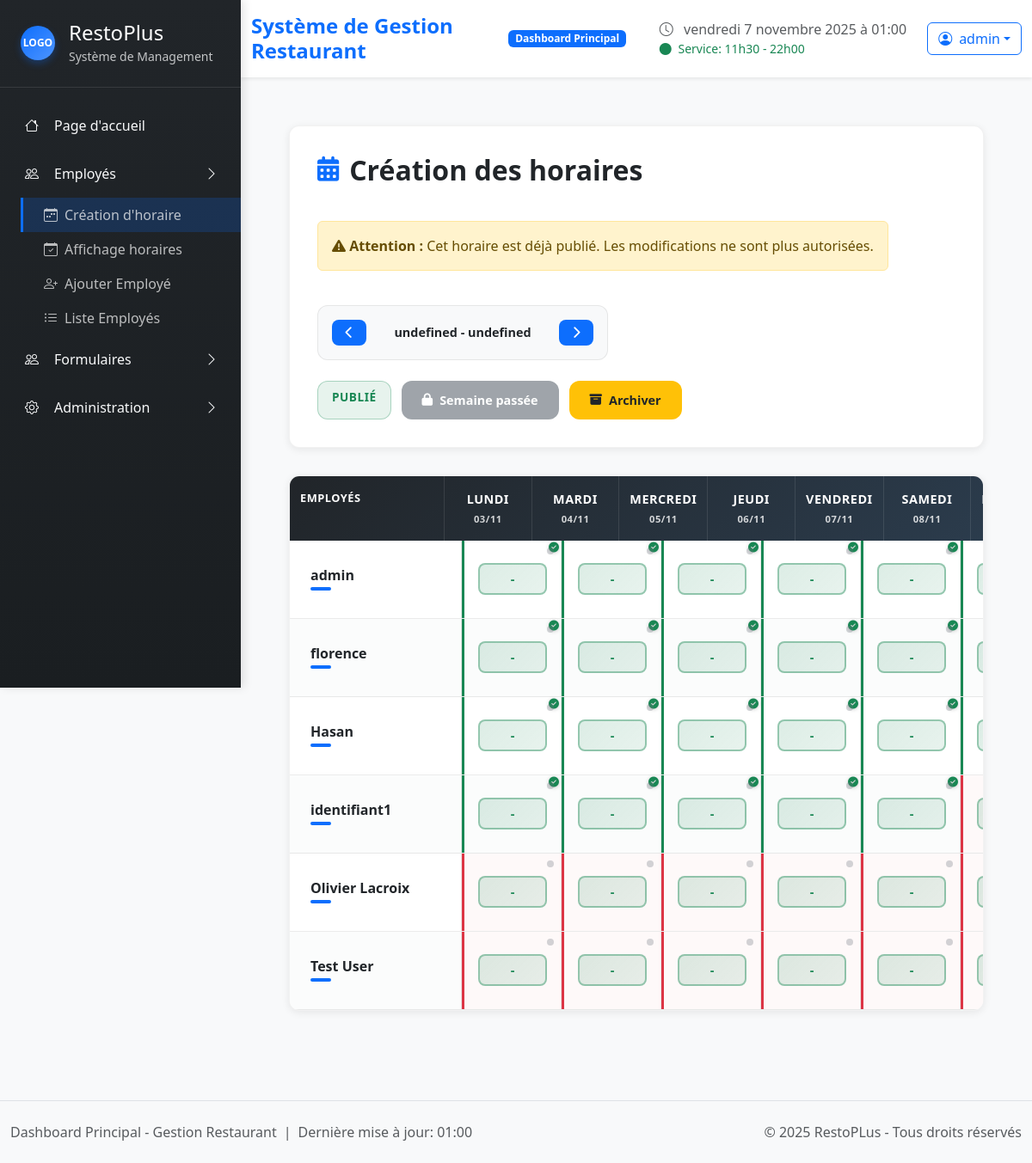
/create-schedule/ (signed in), run on the app's committed database.
### restoplus/models.py (models this page shows, shortened)
class User(AbstractUser):
    class AvailabilityStatus(models.TextChoices):
        NOT_FILLED = "not_filled", "Non remplie"
        PENDING    = "pending",    "En attente"
        FILLED     = "filled",     "Remplie"
    availability_status = models.CharField(
        max_length=20,
        choices=AvailabilityStatus.choices,
        default=AvailabilityStatus.NOT_FILLED,
        verbose_name="Statut des disponibilités"
        )
    first_name = models.CharField(max_length=150, blank=True, verbose_name="Prénom")
    last_name = models.CharField(max_length=150, blank=True, verbose_name="Nom de famille")
    poste = models.CharField(max_length=100, blank=True, verbose_name="Poste")
    mobile = models.CharField(max_length=20,blank=True,validators=[phone_validator], verbose_name="Téléphone")
    email = models.CharField(
        max_length=254,
        blank=True,
        verbose_name="Courriel",
        validators=[email_validator]
    )
    is_manager = models.BooleanField(default=False)
    role = models.ForeignKey(Role, on_delete=models.SET_NULL, null=True, blank=True)

### restoplus/views.py (the view)
# urls.py: path('create-schedule/', views.create_schedule, name='create_schedule'),
@login_required
def create_schedule(request):
    if not request.user.is_staff and not request.user.is_superuser:
        from django.shortcuts import redirect
        from django.contrib import messages
        messages.error(request, "Accès non autorisé. Seuls les administrateurs peuvent créer des horaires.")
        return redirect('view_schedule')
    week_offset = int(request.GET.get('week_offset', 0))
    employes = User.objects.all()
    today = datetime.now().date()
    monday = today - timedelta(days=today.weekday()) + timedelta(weeks=week_offset)
    can_edit_week = monday >= (today - timedelta(days=today.weekday()))
    week_days = []
    days_names = ['Lundi', 'Mardi', 'Mercredi', 'Jeudi', 'Vendredi', 'Samedi', 'Dimanche']
    days_keys = ['monday', 'tuesday', 'wednesday', 'thursday', 'friday', 'saturday', 'sunday']
    for i in range(7):
        day = monday + timedelta(days=i)
        week_days.append({
            'jour_name': days_names[i],
            'jour_key': days_keys[i],
            'date_short': day.strftime('%d/%m'),
            'date_str': day.strftime('%Y-%m-%d'),
            'date_formatted': day.strftime('%d %B %Y')
        })
    from .models import WorkShift
    week_start = monday
    week_end = monday + timedelta(days=6)
    published_shifts_count = WorkShift.objects.filter(
        date__range=[week_start, week_end],
        status=WorkShift.ShiftStatus.PUBLISHED
    ).count()
    is_published = published_shifts_count > 0
    existing_shifts = WorkShift.objects.filter(
        date__range=[week_start, week_end]
    ).select_related('employee').order_by('date', 'heure_debut')
    shifts_by_employee = {}
    for shift in existing_shifts:
        emp_id = shift.employee_id
        day_key = days_keys[shift.date.weekday()]  # 0=lundi, 1=mardi, etc.
        if emp_id not in shifts_by_employee:
            shifts_by_employee[emp_id] = {}
        shifts_by_employee[emp_id][day_key] = {
            'heure_debut': shift.heure_debut.strftime('%H:%M'),
            'heure_fin': shift.heure_fin.strftime('%H:%M'),
            'duree_effective': shift.duree_effective_formatted,
            'note': shift.note,
            'has_break': shift.has_break,
            'pause_duree': shift.pause_duree,
            'status': shift.status,
            'id': shift.id,
        }
    avail_qs = Availability.objects.all().select_related('employe')
    availabilities = [
        {
            'employe_id': a.employe_id,
            'day': a.day,                                    # 'monday'...'sunday'
            'heure_debut': a.heure_debut.strftime('%H:%M'),
            'heure_fin': a.heure_fin.strftime('%H:%M'),
            'remplie': a.remplie,
        }
        for a in avail_qs
    ]
    import locale
    try:
        locale.setlocale(locale.LC_TIME, 'fr_FR.UTF-8')
    except:
        try:
            locale.setlocale(locale.LC_TIME, 'fr_FR')
        except:
            pass
    week_start_formatted = week_start.strftime('%d %B %Y')
    week_end_formatted = week_end.strftime('%d %B %Y')
    context = {
        'employes': employes,
        'week_days': week_days,
        'week_days_json': json.dumps(week_days),
        'availabilities_json': availabilities,  # Pas de json.dumps() ici car json_script le fait automatiquement
        'shifts_by_employee': shifts_by_employee,
        'week_start_formatted': week_start_formatted,
        'week_end_formatted': week_end_formatted,
        'week_schedule': {
            'status': 'published' if is_published else 'draft',
            'can_be_edited': can_edit_week and not is_published,
            'is_published': is_published,
            'week_start': week_start_formatted,
            'week_end': week_end_formatted,
            'week_offset': week_offset,
        },
    }
    return render(request, 'restoplus/horaire_creation.html', context)

### restoplus/models.py (called while the page is built)
    @property
    def duree_totale_minutes(self):
        if not self.heure_debut or not self.heure_fin:
            return 0
        from datetime import datetime, timedelta
        debut = datetime.combine(self.date, self.heure_debut)
        fin = datetime.combine(self.date, self.heure_fin)
        if fin <= debut:
            fin += timedelta(days=1)
        return int((fin - debut).total_seconds() / 60)

    @property
    def duree_effective_minutes(self):
        duree_totale = self.duree_totale_minutes
        pause = self.pause_duree if self.has_break else 0
        return max(0, duree_totale - pause)

    @property
    def duree_effective_formatted(self):
        minutes = self.duree_effective_minutes
        heures = minutes // 60
        mins = minutes % 60
        return f"{heures}h{mins:02d}"

### restoplus/templates/restoplus/horaire_creation.html (shortened to what this page needs)
{% extends 'restoplus/base.html' %}
{% load static %}
{% block content %}
<section class="page-creation-horaire">
    <div class="horaire-container">
        <div class="horaire-header">
            <div class="header-content">
                <h1>
                    <i class="fas fa-calendar-alt"></i>
                    Création des horaires
                </h1>
                {% if week_schedule.is_published %}
                <div class="alert alert-warning mt-3 mb-3" role="alert">
                    <i class="fas fa-exclamation-triangle"></i>
                    <strong>Attention :</strong> Cet horaire est déjà publié. Les modifications ne sont plus autorisées.
                </div>
                {% endif %}
                <div class="header-actions">
                    <div class="week-selector">
                        <button class="btn-week" id="prev-week-btn" onclick="changeWeek(-1)"><i class="fas fa-chevron-left"></i></button>
                        <span class="current-week" id="current-week-display">
                        </span>
                        <button class="btn-week" id="next-week-btn" onclick="changeWeek(1)"><i class="fas fa-chevron-right"></i></button>
                    </div>
                    <div class="action-buttons">
                        <span class="week-status-badge {{ week_schedule.status }}">
                            {% if week_schedule.status == 'draft' %}
                                 Brouillon
                            {% elif week_schedule.status == 'published' %}
                                Publié
                            {% else %}
                                 Archivé
                            {% endif %}
                        </span>
                        {% if week_schedule.can_be_edited %}
                        <button type="button" class="btn btn-success" id="publishScheduleBtn" onclick="publishSchedule()">
                            <i class="fas fa-upload"></i>
                            Publier l'horaire
                        </button>
                        {% else %}
                        <button type="button" class="btn btn-secondary" disabled title="Cette semaine ne peut plus être modifiée">
                            <i class="fas fa-lock"></i>
                            Semaine passée
                        </button>
                        {% endif %}
                        {% if week_schedule.status == 'published' %}
                        <form method="post" action="" style="display: inline;">
                            <button type="submit" class="btn btn-warning">
                                <i class="fas fa-archive"></i>
                                Archiver
                            </button>
                        </form>
                        {% endif %}
                    </div>
                </div>
            </div>
        </div>
        <div class="schedule-grid-container">
            <div class="schedule-grid">
                <div class="grid-header">
                    <div class="employee-header">Employés</div>
                    {% for day in week_days %}
                    <div class="day-header">
                        <div class="day-name">{{ day.jour_name }}</div>
                        <div class="day-date">{{ day.date_short }}</div>
                    </div>
                    {% endfor %}
                </div>
                <div class="grid-body">
                    {% for employee in employes %}
                    <div class="employee-row" data-employee-id="{{ employee.id }}">
                        <div class="employee-info">
                            <div class="employee-name">{{ employee.get_full_name|default:employee.username }}</div>
                            <div class="employee-color" data-color="#007bff"></div>
                        </div>
                        {% for day in week_days %}
                            <div class="schedule-cell" data-employee-id="{{ employee.id }}" data-day="{{ day.jour_key }}" data-date="{{ day.date_str }}">
                            <div class="time-slot">
                                <span class="time-display">-</span>
                            </div>
                        </div>
                        {% endfor %}
                    </div>
                    {% endfor %}
                </div>
            </div>
        </div>
    </div>
    </div>
{% endblock content %}

### restoplus/templates/restoplus/partials/header.html (shortened to what this page needs)
{% load static %}
<header class="main-header bg-white shadow-sm sticky-top">
  <div class="container-fluid">
    <div class="row align-items-center py-3">
      <div class="col-md-6">
        <div class="d-flex align-items-center">
          <h1 class="h4 mb-0 text-primary fw-bold">
            Système de Gestion Restaurant
          </h1>
          <span
            class="badge bg-primary ms-3 animate__animated animate__pulse animate__infinite"
            >Dashboard Principal</span
          >
        </div>
      </div>
      <div class="col-md-6">
        <div class="d-flex justify-content-end align-items-center">
          <div class="me-4">
            <i class="bi bi-clock text-muted me-2"></i>
            <span class="text-muted" id="current-time"></span>
            <div class="small text-success">
              <i class="bi bi-circle-fill me-1"></i>
              Service: 11h30 - 22h00
            </div>
          </div>
          <div class="dropdown">
            <button
              class="btn btn-outline-primary dropdown-toggle d-flex align-items-center"
              type="button"
              data-bs-toggle="dropdown"
            >
              <i class="bi bi-person-circle me-2"></i>
              {{ request.user.username }}
            </button>
          </div>
        </div>
      </div>
    </div>
  </div>
</header>

### data on the page
User: user.username "admin", get_full_name "admin"
User: get_full_name "florence"
User: get_full_name "Hasan"
User: get_full_name "identifiant1"
User: get_full_name "Olivier Lacroix"
User: get_full_name "Test User"

### other printed values
{{ day.jour_name }} "LUNDI" "MARDI" "MERCREDI" "JEUDI" "VENDREDI" "SAMEDI"
{{ day.date_short }} "03/11" "04/11" "05/11" "06/11" "07/11" "08/11"
